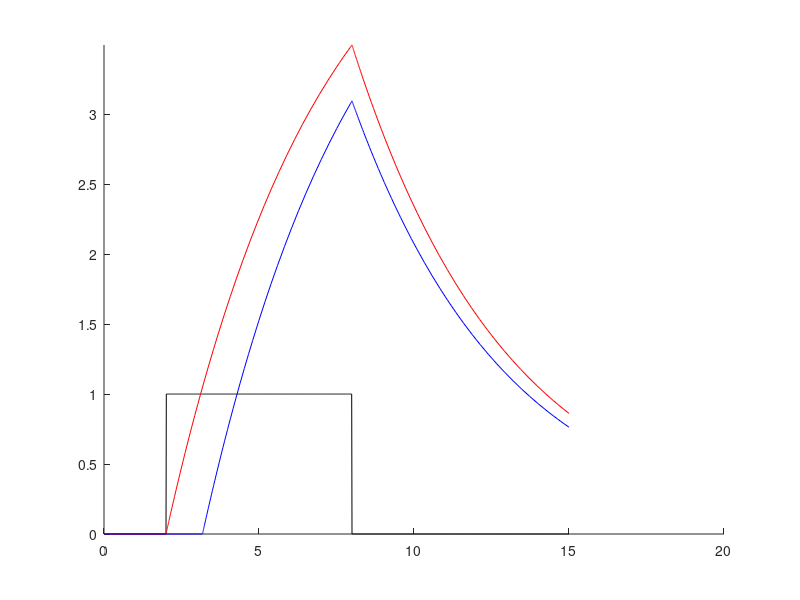

This figure's MATLAB source: (Note: this script raises an error after producing the figure.)
clc; clear;

% C1 FFL (AND gate) ------------------------------------------------------
% Promoter is activated by Transcription factor (Binary dynamics)
% Promoter initiates Gene Y transcription
% Gene Y crosses threshold Kyz, activates transcription of Gene Z
% Z is transcribed ONLY when X = 1 and Y > threshold

alpha = 0.2;
beta = 1;
tSpan = [0, 15];
Kyz = 0.3;
z0 = 0;
y0 = 0;
activationTime = 2;
deactivationTime = 8;

options = odeset('RelTol', 1e-6, 'AbsTol', 1e-8);

t = 0:0.01:max(tSpan);
x = @(t) beta * (t > activationTime & t < deactivationTime);
x_arr = arrayfun(x, t);

dydt = @(t1, y) (x(t1) - alpha * y);
[t1, y] = ode45(dydt, tSpan, y0, options);

y_interpolated = @(t2) interp1(t1, y, t2, 'linear', 'extrap');

dzdt = @(t2, z) (x(t2) * (y_interpolated(t2) > Kyz * max(y)) - alpha * z);
[t2, z] = ode45(dzdt, tSpan, z0, options);

figure;
hold on;
ylim([0 max(max(y), max(z))]);
plot(t, x_arr, 'black', 'DisplayName', 'Promoter');
plot(t1, y, 'red','DisplayName', 'Gene Y');
plot(t2, z, 'blue', 'DisplayName', 'Gene Z');
xline(deactivationTime, 'k--', 'LineWidth', 1.2, 'DisplayName', 'deactivation');
title('C1 Feed Forward Loop (AND Gate)');
xlabel('Time');
ylabel('Dynamics of promoter and gene transcription');
legend('Location', 'northeast');
grid on;
hold off;
